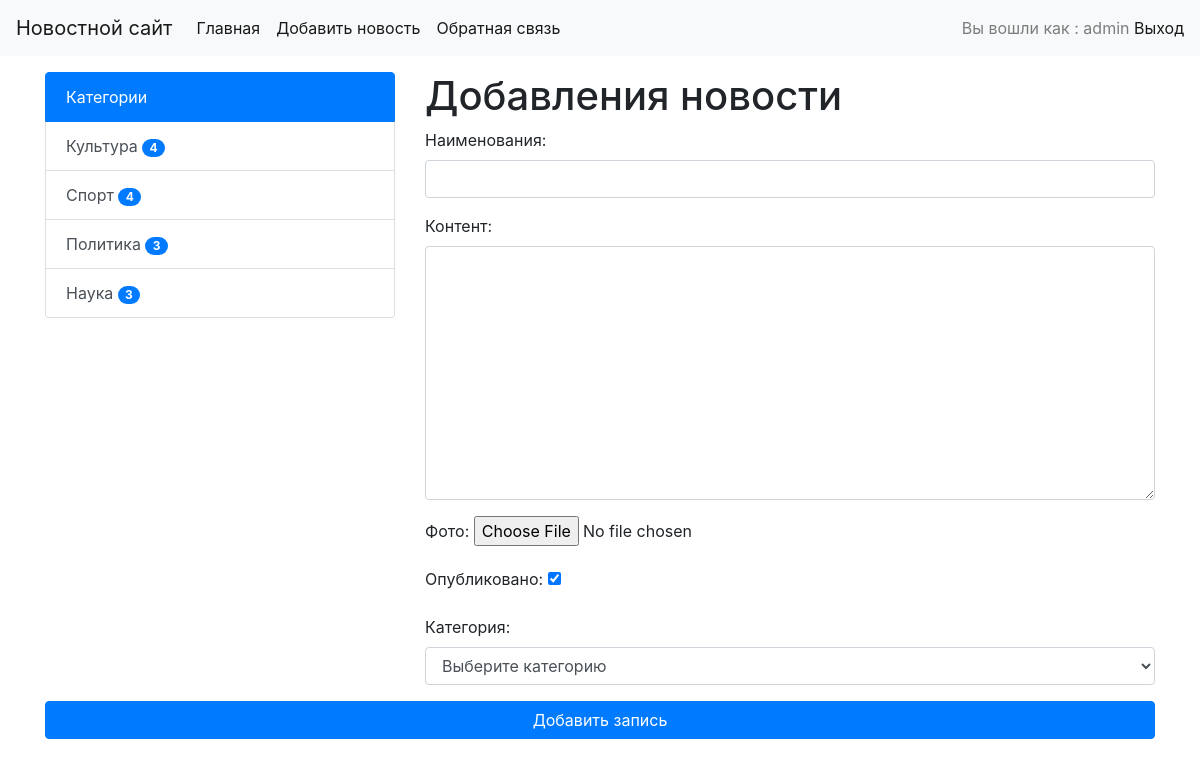
The page /news/add-news (signed in) on the database its author committed.
### news/models.py (models this page shows)
class Category(models.Model):
    title = models.CharField(max_length=200, db_index=True, verbose_name='Категория')
    def get_absolute_url(self):
        return reverse('category', kwargs={'category_id': self.pk})
    def __str__(self):
        return self.title
    class Meta:
        verbose_name = 'Категория'
        verbose_name_plural = 'Категории'
        ordering = ['title']

### news/views.py (the view)
# urls.py: path('news/add-news', AddNews.as_view(), name='add_news'),
class AddNews(LoginRequiredMixin, CreateView):
    form_class = NewsForm
    template_name = 'news/add_news.html'
    login_url = '/admin/'

### news/forms.py (shortened to what this page needs)
class NewsForm(forms.ModelForm):
    def __init__(self, *args, **kwargs):
        super().__init__(*args, **kwargs)
        self.fields['category'].empty_label = 'Выберите категорию'
    class Meta:
        model = News
        fields = ['title', 'content', 'photo', 'is_publish', 'category']
        widgets = {
            'title': forms.TextInput(attrs={'class': 'form-control'}),
            'content': forms.Textarea(attrs={'class': 'form-control', 'rows': 10}),
            'category': forms.Select(attrs={'class': 'form-control'}),
        }

### news/templatetags/news_tags.py (called while the page is built)
@register.inclusion_tag('news/list_category.html',name='show_cat')
def show_categories():
    categories=Category.objects.annotate(col=Count('news',filter=F('news__is_publish'))).filter(col__gt=0)
    return {'categories': categories}

### news/templates/news/add_news.html (shortened to what this page needs)
{% extends 'base.html' %}
{% block sidebar %}
{% include 'incl/_sidebar.html' %}
{% endblock %}
{% block content %}
<h1>Добавления новости</h1>
<form action="{%  url 'add_news'  %}" method="post" enctype="multipart/form-data">
    {{ form.as_p }}
        </div>
    </div>
    <button type="submit" class="btn btn-block btn-primary">Добавить запись</button>
{% endblock %}

### templates/incl/_nav.html (shortened to what this page needs)
<nav class="navbar navbar-expand-lg navbar-light bg-light">
    <a class="navbar-brand" >Новостной сайт</a>
    <div class="collapse navbar-collapse" id="navbarSupportedContent">
        <ul class="navbar-nav mr-auto">
            <li class="nav-item active">
                <a class="nav-link" href="{%  url 'home' %}">Главная <span class="sr-only">(current)</span></a>
            </li>
            <li class="nav-item active">
                {% if request.user.is_authenticated %}
                <a class="nav-link" href="{%  url 'add_news' %}">Добавить новость</a>
                {% endif %}
            <li class="nav-item active">
                {% if request.user.is_authenticated %}
                    <a class="nav-link" href="{%  url 'email' %}">Обратная связь</a>
                {% endif %}
        </ul>
        <span class="navbar-text">
             {% if request.user.is_authenticated %}
                   Вы вошли как : {{  user.username }} <a href="{% url 'logout' %}">Выход</a>
            {% else %}
                  <a href="{%  url 'register' %}">register</a> | <a href="{%  url 'login' %}">login</a>
            {% endif %}
    </span>
    </div>
</nav>

### news/templates/news/list_category.html
<div class="list-group">
    <a class="list-group-item list-group-item-action active" aria-current="true">
        Категории
    </a>
    {% for item in categories %}
    <a href="{{item.get_absolute_url}}" class="list-group-item list-group-item-action ">{{item.title }}   <span
            class="badge badge-primary badge-pill">{{item.col}}</span></a>
    {% endfor %}
</div>

### my_site/static/css/style.css (style rules this page uses)
body { background-color:#ffffff; }

### rows shown on the page
Category: title "Культура", col "4"
Category: title "Спорт", col "4"
Category: title "Политика", col "3"
Category: title "Наука", col "3"

### other values the page prints
{{ user.username }} "admin"
